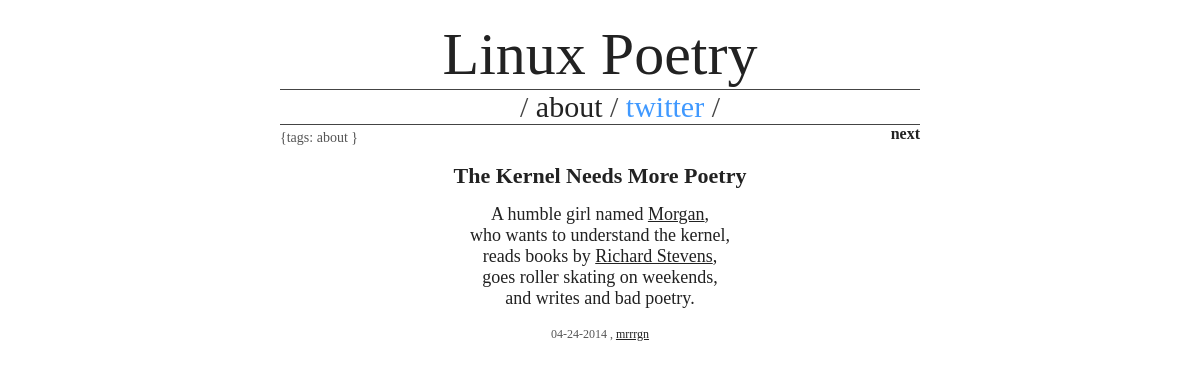
Before: /1/ with the older database file.
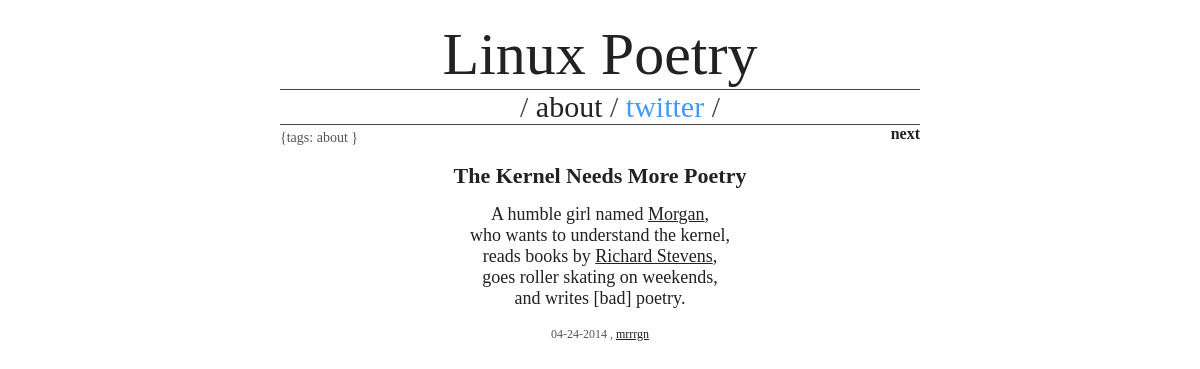
After: the same page with the newer database file.
### linuxpoetry/models.py (models this page shows, shortened)
class Post(models.Model):
    title = models.TextField()
    body = models.TextField()
    tags = models.ManyToManyField(PostTag)
    created_at = models.DateTimeField(auto_now_add=True)
    updated_at = models.DateTimeField(auto_now=True)
    @property
    def body_with_html(self):
        return str(
            self.body
        ).replace('\n', '<br/>').replace('\t', ' ').replace('\r', '')
    @property
    def tags_str(self):
        return ', '.join([tag.name for tag in self.tags.all()])

class PostTag(models.Model):
    name = models.CharField(max_length=120)
    description = models.TextField()
    cardinality = models.IntegerField(default=0)

### linuxpoetry/views.py (the view)
# urls.py: url(r'^(?P<post_id>\d+)/$', views.index, name='post'),
def index(request, post_id=None):
    post = None
    next_id = None
    prev_id = None
    post_count = Post.objects.count()
    if post_count > 0:
        if not post_id:
            post = Post.objects.order_by('-created_at')[0]
        else:
            post = Post.objects.get(id=post_id)
        if post.id < post_count:
            next_id = post.id + 1
        if post.id > 1:
            prev_id = post.id - 1
    return render_to_response(
        'linuxpoetry/base.html',
        {
            'request': request,
            'post': post,
            'next_id': next_id,
            'prev_id': prev_id,
        }
    )

### templates/linuxpoetry/base.html (shortened to what this page needs)
<!DOCTYPE html>
{% autoescape off %}
<html>
  <head>
  </head>
  <body>
    <div class="primary-frame">
      <span class="headline"> Linux Poetry</span>
      <ul class="sub-headline top-nav">
        <li>/<a href="{% url "post" 1 %}"> about </a>/</li>
        <li>
          <a
            class="twitter"
            onCLick=window.open("http://www.twitter.com/linuxpoetry")>
            twitter
          </a> /
        </li>
      </ul>
      <div class="tag-frame">
        {tags: <span id="tagframe"> {% if post %} {{ post.tags_str }} {% endif %}</span>  }
      </div>
      <div class="prev-next-frame">
        <span class="next-post">
            {% if next_id %}
                <a href="{% url "post" next_id %}">
                    <b>next</b>
                </a>
            {% endif %}
        </span>
      </div>
      <br/>
      <div id="postframe" class="post-frame">
        <span class="post-title"> {% if post %} {{ post.title }} {% else %} - No Content - {% endif %} </span>
        <div class="post-body">
        {% if post %} {{ post.body_with_html }} {% endif %}
        </div>
        <span class="timestamp"> {% if post %} {{ post.updated_at|date:"m-d-Y" }} {% endif %}, <a href="http://mrrrgn.com">mrrrgn</a> </span>
      </div>
    </div>
  </body>
{% endautoescape %}
</html>

Changed rows visible on the page:
changed Post "The Kernel Needs More Poetry": body_with_html "A humble girl named Morgan , who wants to understand the kernel, reads books by Richard Stevens , goes roller skating on weekends, and writes and bad poetry." → "A humble girl named Morgan , who wants to understand the kernel, reads books by Richard Stevens , goes roller skating on weekends, and writes [bad] poetry."
